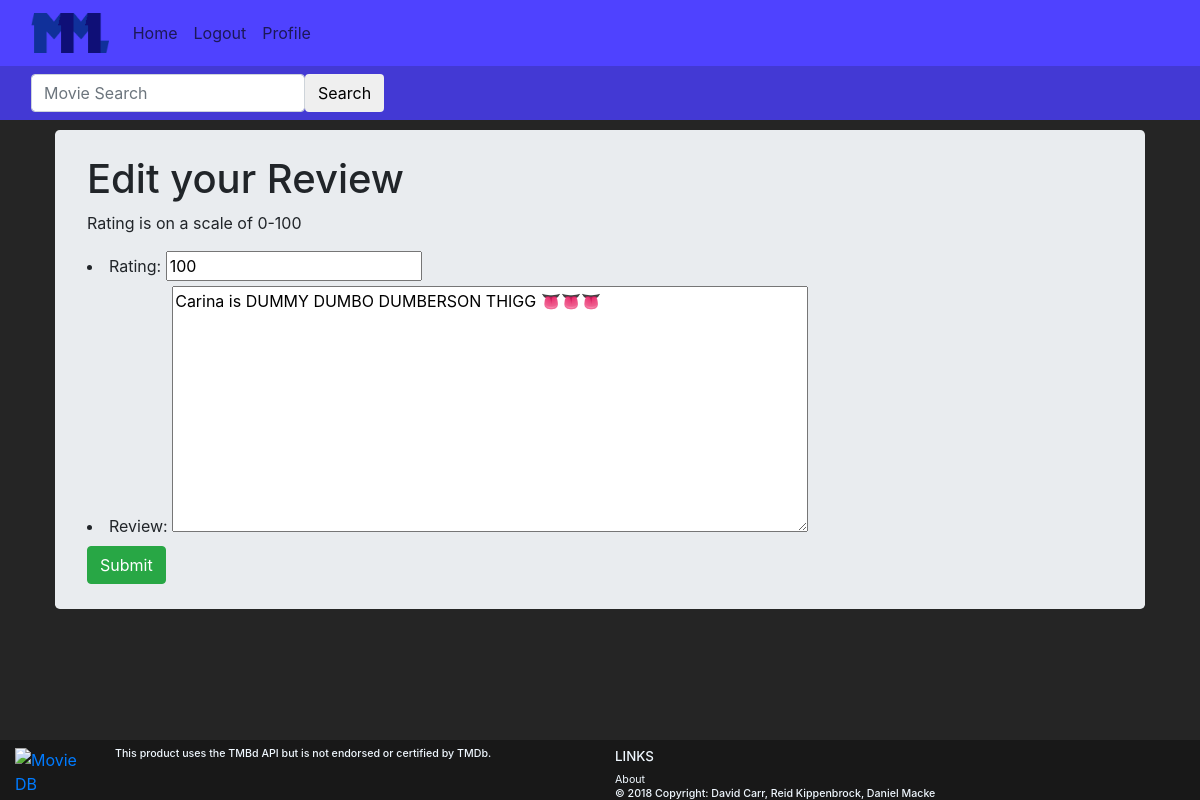
The app's page /movies/edit_review/?review_key=6 (signed in), older data.
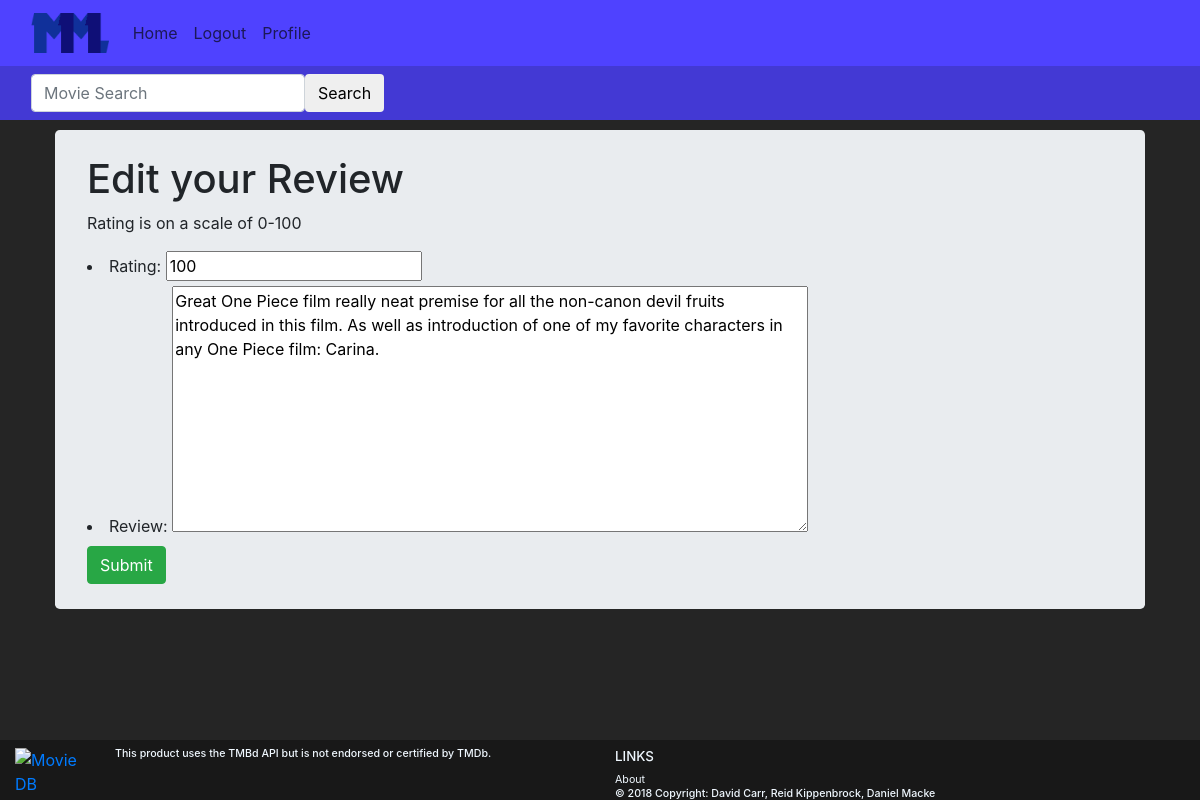
The same page, newer data.
### movies/models.py (models this page shows)
class MovieReview(models.Model):
    user = models.ForeignKey(User,on_delete=models.CASCADE,default=1)
    movie_id = models.IntegerField(default=0)
    movie_title = models.CharField(max_length=50, default='')
    rating = models.IntegerField(
        default=0,
        validators=[
            MaxValueValidator(100),
            MinValueValidator(0)
        ]
    )
    review = models.CharField(max_length=1000, default='')

### movies/views.py (the view)
# urls.py: path('edit_review/',views.edit_review_view, name='edit_review'),
def edit_review_view(request):
    if not request.user.is_authenticated:
        return redirect('/account/login/')
    if request.method == "POST":
        review_id = request.POST.get('review_id')
        review = get_object_or_404(MovieReview,pk=review_id)
        form = write_review(request.POST, instance=review)
        if form.is_valid():
            form.save()
            return redirect('/account/profile/?p='+request.user.username)
        else:
            args= {'form':form,'id':review_id}
            return render(request,'movies/edit_review.html',args)
    else:
        review_id = request.GET.get('review_key')
        review = get_object_or_404(MovieReview,pk=review_id)
        if review.user != request.user:
            return redirect('/')
        form = write_review(instance=review)
        args = {'form':form,'id': review_id}
        return render(request,'movies/edit_review.html',args)

### movies/forms.py
class write_review(forms.ModelForm):
    review = forms.CharField(widget=forms.Textarea(attrs={'rows':10,'cols':60}))
    rating = forms.IntegerField()
    class Meta:
        model=MovieReview
        fields=('rating','review')
        field_order=('rating','review')

### movies/templates/movies/edit_review.html (shortened to what this page needs)
{% extends 'base.html' %}
{% block body %}
  <div class="container">
    <div class="jumbotron">
      <h1> Edit your Review </h1>
      <p>Rating is on a scale of 0-100</p>
      <form method="post">
        {{form.as_ul}}
        <button type = "submit" class="btn btn-success">Submit</button>
      </form>
    </div>
  </div>
{% endblock %}

Row changes from the older to the newer data that the page shows:
changed MovieReview: review "Carina is DUMMY DUMBO DUMBERSON THIGG 👅👅👅" → "Great One Piece film really neat premise for all the non-canon devil fruits introduced in this film. As well as introduction of one of my favorite characters in any One Piece film: Carina."
